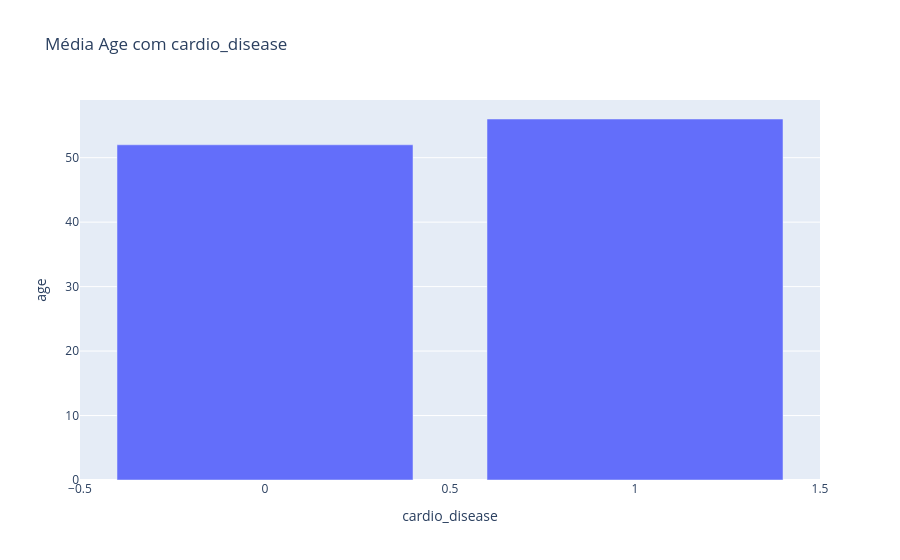

The notebook cell saved with this chart:
### Markdown cell above
# 2) Agora é hora de explorar os dados com uma análise bem completa.
Plote pelo menos 3 gráficos analisando o comportamento da variável cardio com outras variaveis da sua preferência (análise bivariada). Não se esqueça de trazer insights acerca do analisado.

### Code cell
mediana = base.groupby('cardio_disease')['age'].median().reset_index()

fig = px.bar(mediana, x='cardio_disease', y='age',
            title='Média Age com cardio_disease')
fig.show()

### Figure 1 — Plotly figure (JSON) as saved in the notebook; plotly's stock layout.template omitted (floating-point values rounded to 4 significant figures)
{"data": [{"hovertemplate": "cardio_disease=%{x}<br>age=%{y}<extra></extra>", "legendgroup": "", "marker": {"color": "#636efa", "pattern": {"shape": ""}}, "name": "", "orientation": "v", "showlegend": false, "textposition": "auto", "type": "bar", "x": [0, 1], "xaxis": "x", "y": [52.0, 56.0], "yaxis": "y"}], "layout": {"barmode": "relative", "legend": {"tracegroupgap": 0}, "title": {"text": "Média Age com cardio_disease"}, "xaxis": {"anchor": "y", "domain": [0, 1], "title": {"text": "cardio_disease"}}, "yaxis": {"anchor": "x", "domain": [0, 1], "title": {"text": "age"}}}}
